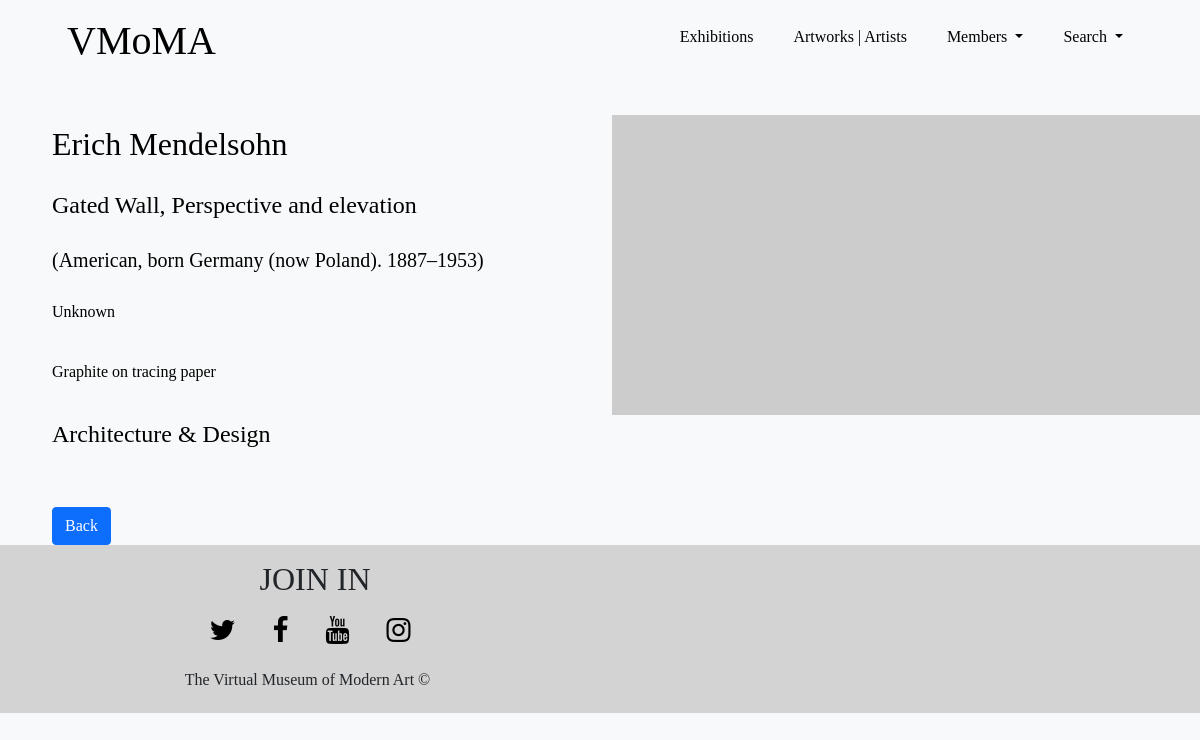
Screenshot of /VMOMA/inforesult.php?art_id=8851 with the database file from the repository.
### tables this page shows
CREATE TABLE `vmoma_artworks` (
  `id` int(11) NOT NULL,
  `title` varchar(550) NOT NULL,
  `artist` varchar(550) NOT NULL,
  `artist_bio` varchar(450) NOT NULL,
  `artist_nationality` varchar(300) NOT NULL,
  `gender` varchar(100) NOT NULL,
  `datecompleted` varchar(250) NOT NULL,
  `medium` varchar(550) NOT NULL,
  `classification` varchar(350) NOT NULL,
  `department` varchar(350) NOT NULL,
  `imgurlpath` varchar(1000) NOT NULL
);

### VMOMA/inforesult.php (the view, shortened to what this page needs)
<?php
include('conn.php');
$artid = $_GET['art_id'];
$sqlread = "SELECT * FROM vmoma_artworks WHERE id = $artid";
$result = $conn->query($sqlread);
$result = $result->fetch_assoc();
$logged_in = FALSE;
?>
<!DOCTYPE html>
<html lang="en">
<head>
    <link href="https://cdn.jsdelivr.net/npm/bootstrap@5.0.0-beta2/dist/css/bootstrap.min.css" rel="stylesheet">
    <link rel="stylesheet" href="https://cdnjs.cloudflare.com/ajax/libs/font-awesome/4.7.0/css/font-awesome.min.css">
    <link rel="stylesheet" href="https://cdnjs.cloudflare.com/ajax/libs/gridlex/2.7.1/gridlex.min.css">
    <link rel="stylesheet" href="styles/ui1.css">
</head>
<body class="bg-light">
<header>
        <div class="container">
            <nav>
            <h1><a href="index.php" style='color:black; text-decoration: none;'>VMoMA</a></h1>
                <ul class="nav-ul" id="nav-ul">
                    <li><a href="exhibitions.php">Exhibitions</a></li>
                    <li><a href="artandartists.php">Artworks | Artists</a></li>
                    <?php
                        if($logged_in){
                           echo "<li><a href='logout.php'>Log-Out</a></li>";
                        } else {
                            echo "<li class='nav-item dropdown'>
                                    <a class='nav-link dropdown-toggle' href='#' id='navbarScrollingDropdown' role='button' data-bs-toggle='dropdown' aria-expanded='false'>
                                    Members
                                    </a>
                                    <ul class='dropdown-menu' aria-labelledby='navbarScrollingDropdown'>
                                    <li><a class='dropdown-item' href='membership.php'>Sign up</a></li>
                                    <li><a class='dropdown-item' href='signin.php'>Login</a></li>
                                    </ul>
                                </li>";
                        }
                    ?>
                    <li class="nav-item dropdown">
                        <a class="nav-link dropdown-toggle" href="#" id="navbarScrollingDropdown" role="button" data-bs-toggle="dropdown" aria-expanded="false">
                          Search
                        </a>
                    </li>
                </ul>
            </nav>
        </div>
    </header>
  <?php
    $artistname = $result['artist'];
    $titleofwork = $result['title'];
    $bio = $result['artist_bio'];
    $date = $result['datecompleted'];
    $medium = $result['medium'];
    $dep = $result['department'];
    $img = $result['imgurlpath'];
    echo "   <div class='container' id='infobox' style='align-items: center;'>
              <div class='row'>
                <div class='col-md-6 col-sm-6' style='color: black;'>
                  <div>
                    <h2>{$artistname}</h2>
                    <h4>{$titleofwork}</h4>
                    <h5>{$bio}</h5>
                    <p style='color: black;'>{$date}</p>
                    <p style='color: black;''>{$medium}</p>
                    <h4>{$dep}</h4>
                    <a href='search.php'>
                      <button class='btn btn-primary'>Back</button>
                    </a>
                  </div>
                </div>
                <div class='col-md-6 col-sm-6'>
                  <img src='{$img}' alt=''>
                </div>
              </div>
            </div> ";
    ?>
    <footer id="indexfooter">
        <div class="grid align-items-center">
            <div class="col-6">
                <h3>JOIN IN</h3>
                <ul class="footerlist">
                    <li><a href="" class="fa fa-twitter"></a></li>
                    <li><a href="" class="fa fa-facebook"></a></li>
                    <li><a href="" class="fa fa-youtube"></a></li>
                    <li><a href="" class="fa fa-instagram"></a></li>
                </ul>
            </div>
            <div class="col-6">
                <h6>The Virtual Museum of Modern Art ©</h6>
            </div>
        </div>
    </footer>
</body>
</html>

### VMOMA/styles/ui1.css (style rules this page uses)
body, html { font-family: 'Playfair Display', serif; background-color: #fff; height: 100%; width: 100%; padding: 0; margin: 0; overflow-x: hidden; }
nav { display: flex; flex-wrap: wrap; align-items: center; justify-content: space-between; padding: 15px; }
.nav-ul { display: flex; align-items: center; justify-content: center; padding: 0; list-style-type: none; }
.nav-ul li a { display: inline-block; color: black; padding: 10px 20px; text-decoration: none; }
#showcasetextbox1 h2, p { padding: 10px; color: white; }
#showcasetextbox2 h2, p { padding: 10px; color: white; }
#showcasetextbox3 h2, p { padding: 10px; color: white; }
footer { background-color: lightgrey; text-align: center; padding: 15px; }
footer h3 { margin-left: 15px; font-size: 2em; }
footer ul { list-style: none; padding: 0; margin-left: 15px; font-size: 1.75em; }
footer li { display: inline; }
footer a { color: black; text-decoration: none; padding-right: 20px; }
#exhibitiondisplay a, h2 { text-decoration: none; color: black; padding: 15px; }
#infobox { margin-top: 25px; }
#infobox h2, h4, h5, a { padding: 10px; }
#infobox button { margin-top: 40px; }

### rows the page displays
vmoma_artworks: artist "Erich Mendelsohn", title "Gated Wall, Perspective and elevation", artist_bio "(American, born Germany (now Poland). 1887–1953)", datecompleted "Unknown", medium "Graphite on tracing paper", department "Architecture & Design"
